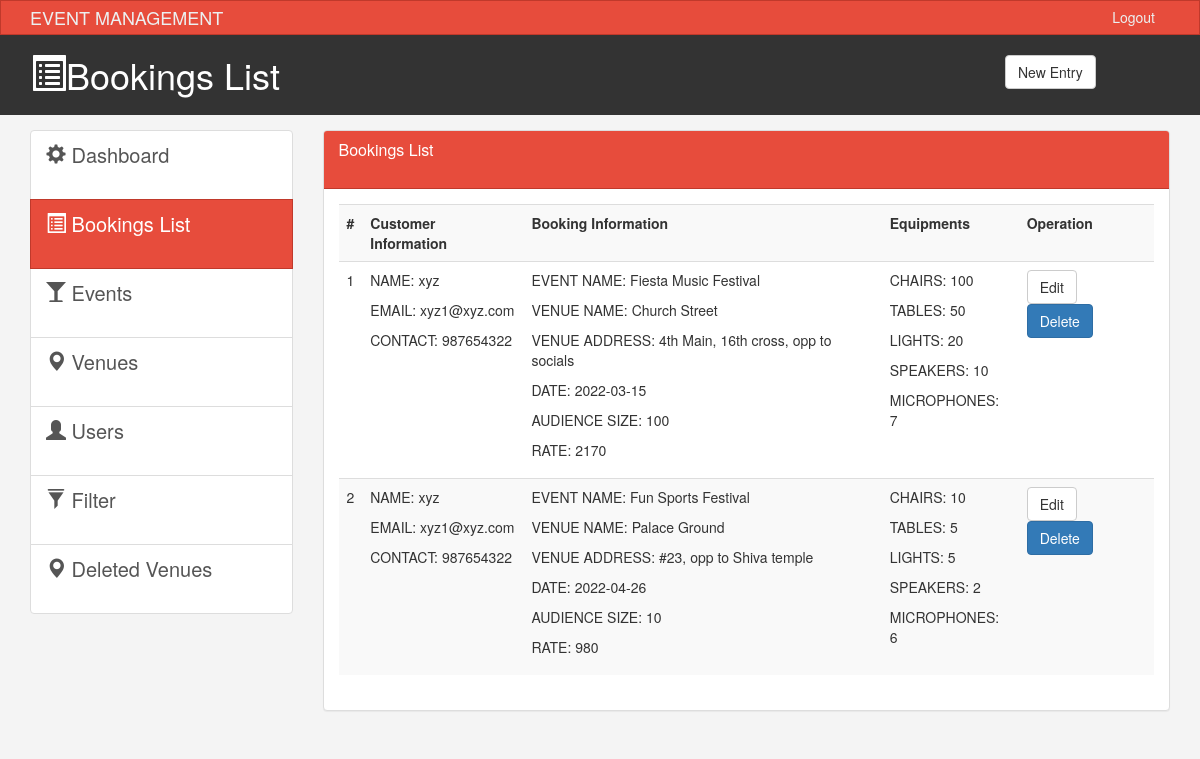
Screenshot of /admin/bookings_list.php with the database file from the repository.
### tables this page shows
CREATE TABLE `venue_booking` (
  `id` int(3) NOT NULL,
  `user_name` varchar(25) NOT NULL,
  `email` varchar(50) NOT NULL,
  `user_phone` int(10) NOT NULL,
  `venue_id` int(1) NOT NULL,
  `event_id` int(1) NOT NULL,
  `date` date NOT NULL,
  `audience_size` int(3) NOT NULL
);

CREATE TABLE `event` (
  `id` int(1) NOT NULL,
  `name` varchar(25) NOT NULL,
  `description` varchar(100) NOT NULL
);

CREATE TABLE `venue` (
  `id` int(1) NOT NULL,
  `name` varchar(25) NOT NULL,
  `address` varchar(100) NOT NULL,
  `description` varchar(200) NOT NULL,
  `rate` int(5) NOT NULL
);

CREATE TABLE `equipments` (
  `eid` int(3) NOT NULL,
  `chairs_no` int(3) NOT NULL,
  `tables_no` int(3) NOT NULL,
  `lights_no` int(3) NOT NULL,
  `speakers_no` int(3) NOT NULL,
  `microphones_no` int(3) NOT NULL,
  `venue_booking_id` int(3) NOT NULL
);

### admin/bookings_list.php (the view, shortened to what this page needs)
<!DOCTYPE html>
<html lang="en">
  <head>
    <link href="css/bootstrap.min.css?v=<?php echo time(); ?>" rel="stylesheet">
    <link href="css/style.css?v=<?php echo time(); ?>" rel="stylesheet">
  </head>
  <body>
    <nav class="navbar navbar-default">
      <div class="container">
        <div class="navbar-header">
          <a class="navbar-brand" href="#">EVENT MANAGEMENT</a>
        </div>
        <div id="navbar" class="collapse navbar-collapse">
          <ul class="nav navbar-nav navbar-right">
            <li><a href="../login.php">Logout</a></li>
          </ul>
        </div>
      </div>
    </nav>
    <header id="header">
      <div class="container">
        <div class="row">
          <div class="col-md-10">
            <h1><span class="glyphicon glyphicon-list-alt" aria-hidden="true"></span>Bookings List</h1>
          </div>
          <div class="col-md-2">
            <div class="dropdown create">
              <button class="btn btn-default" type="button" data-toggle="modal" data-target="#addPage" >
                New Entry</button>
              </div>
      </div>
        </div>
      </div>
    </header>
    <section id="main">
      <div class="container">
        <div class="row">
          <div class="col-md-3">
            <div class="list-group">
              <a href="index.php" class="list-group-item">
                <span class="glyphicon glyphicon-cog" aria-hidden="true"></span> Dashboard
              </a>
              <a href="bookings_list.php" class="list-group-item active main-color-bg"><span class="glyphicon glyphicon-list-alt" aria-hidden="true"></span> Bookings List </a>
              <a href="events.php" class="list-group-item"><span class="glyphicon glyphicon-glass" aria-hidden="true"></span> Events </a>
              <a href="venues.php" class="list-group-item"><span class="glyphicon glyphicon-map-marker" aria-hidden="true"></span> Venues </a>
              <a href="users.php" class="list-group-item"><span class="glyphicon glyphicon-user" aria-hidden="true"></span> Users </a>
              <a href="filter.php" class="list-group-item"><span class="glyphicon glyphicon-filter" aria-hidden="true"></span> Filter </a>
              <a href="venue_logs.php" class="list-group-item"><span class="glyphicon glyphicon-map-marker" aria-hidden="true"></span> Deleted Venues </a>
              </div>
          </div>
          <div class="col-md-9">
            <div class="panel panel-default">
              <div class="panel-heading main-color-bg">
                <h3 class="panel-title">Bookings List</h3><br>
              </div>
              <div class="panel-body">
                <table class="table table-striped table-hover">
                      <tr>
                        <th>#</th>
                        <th>Customer Information</th>
                        <th>Booking Information</th>
                        <th>Equipments</th>
                        <th>Operation</th>
                      </tr>
                      <?php  include('../connection.php'); ?>
                      <?php
                       $sql="SELECT * from `venue_booking`;";
                       $res = mysqli_query ($data, $sql);
                       $i=1;
                       while($row = mysqli_fetch_array($res)
                       ){
                        echo "<tr>";
                        echo "<td> "; echo $i++ ;
                        echo"</td>";
                        echo "<td><p> NAME: "; echo $row["user_name"]."</p>";
                        echo "<p> EMAIL: "; echo $row["email"]."</p>";
                        echo "<p> CONTACT: " ;echo $row["user_phone"]."</p>" ;
                        echo"</td>";
                        $eid=$row["event_id"] ;
                        $sql_event_name = "SELECT `name` FROM `event` where `id` = '$eid' ";
                        $res_event_name = mysqli_query($data, $sql_event_name);
                        $row_event_name = mysqli_fetch_array($res_event_name);
                        echo "<td><p> EVENT NAME: "; echo $row_event_name["name"]."</p>";
                        $vid=$row["venue_id"] ;
                        $sql_venue = "SELECT * FROM `venue` where `id` = '$vid' ";
                        $res_venue = mysqli_query($data, $sql_venue);
                        $row_venue = mysqli_fetch_array($res_venue);
                        $id =  $row["id"];
                        $sql_eq = "SELECT * FROM `equipments` where `venue_booking_id` = '$id'";
                        $res_eq = mysqli_query($data, $sql_eq);
                        $row_eq = mysqli_fetch_array($res_eq);
                        echo "<p> VENUE NAME: " ;echo $row_venue["name"]."</p>" ;
                        echo "<p> VENUE ADDRESS: " ;echo $row_venue["address"]."</p>" ;
                        echo "<p> DATE: " ;echo $row["date"]."</p>" ;
                        echo "<p> AUDIENCE SIZE: " ;echo $row["audience_size"]."</p>" ;
                        $rate = ($row_eq["chairs_no"] + $row_eq["tables_no"] + $row_eq["lights_no"] + $row_eq["speakers_no"] + $row_eq["microphones_no"]) * 10 + $row_venue["rate"];
                        echo "<p> RATE: " ;echo $rate."</p>" ;
                        echo"</td>";
                       echo "<td>";
                       echo "<p> CHAIRS: " ;echo $row_eq["chairs_no"]."</p>" ;
                       echo "<p> TABLES: " ;echo $row_eq["tables_no"]."</p>" ;
                       echo "<p> LIGHTS: " ;echo $row_eq["lights_no"]."</p>" ;
                       echo "<p> SPEAKERS: " ;echo $row_eq["speakers_no"]."</p>" ;
                       echo "<p> MICROPHONES: " ;echo $row_eq["microphones_no"]."</p>" ;
                       echo" </td>";
                        echo "<td>"; echo "<a class='btn btn-default' href='edit_bookings.php?id=$id'>Edit</a> <a class='btn btn-primary' href='delete_bookings.php?id=$id'>Delete</a>"; echo" </td>";
                        echo "</tr>";
                       }
                      ?>
                    </table>
              </div>
              </div>
          </div>
        </div>
      </div>
    </section>
  </body>
</html>

### admin/css/style.css (style rules this page uses)
body { background:#f4f4f4; }
.navbar { min-height: 33px !important; margin-bottom:0; border-radius:0; }
.navbar-nav > li > a, .navbar-brand { padding-top:6px !important; padding-bottom:0 !important; height: 33px; }
.navbar-default { background-color: #e74c3c; border-color: #c0392b; }
.navbar-default .navbar-brand { color: #ecf0f1; }
.navbar-default .navbar-nav > li > a { color: #ecf0f1; }
.navbar-default .navbar-collapse, .navbar-default .navbar-form { border-color: #ecf0f1; }
.main-color-bg { background-color: #e74c3c !important; border-color: #c0392b !important; color:#ffffff !important; }
#header { background:#333333; color:#ffffff; padding-bottom: 10px; margin-bottom: 15px; }
#header .create { padding-top: 20px; }
.list-group { height: 400px !important; }
a.list-group-item { font-size: 20px !important; }
.list-group-item { height: 70px !important; }

### rows the page displays
venue_booking: user_name "xyz", email "xyz1@xyz.com", user_phone "987654322", event.name "Fiesta Music Festival", venue.name "Church Street", venue.address "4th Main, 16th cross, opp to socials", date "2022-03-15", audience_size "100", equipments.chairs_no+tables_no+lights_no "2170", equipments.chairs_no "100", equipments.tables_no "50", equipments.lights_no "20", equipments.speakers_no "10", equipments.microphones_no "7"
venue_booking: user_name "xyz", email "xyz1@xyz.com", user_phone "987654322", event.name "Fun Sports Festival", venue.name "Palace Ground", venue.address "#23, opp to Shiva temple", date "2022-04-26", audience_size "10", equipments.chairs_no+tables_no+lights_no "980", equipments.chairs_no "10", equipments.tables_no "5", equipments.lights_no "5", equipments.speakers_no "2", equipments.microphones_no "6"
